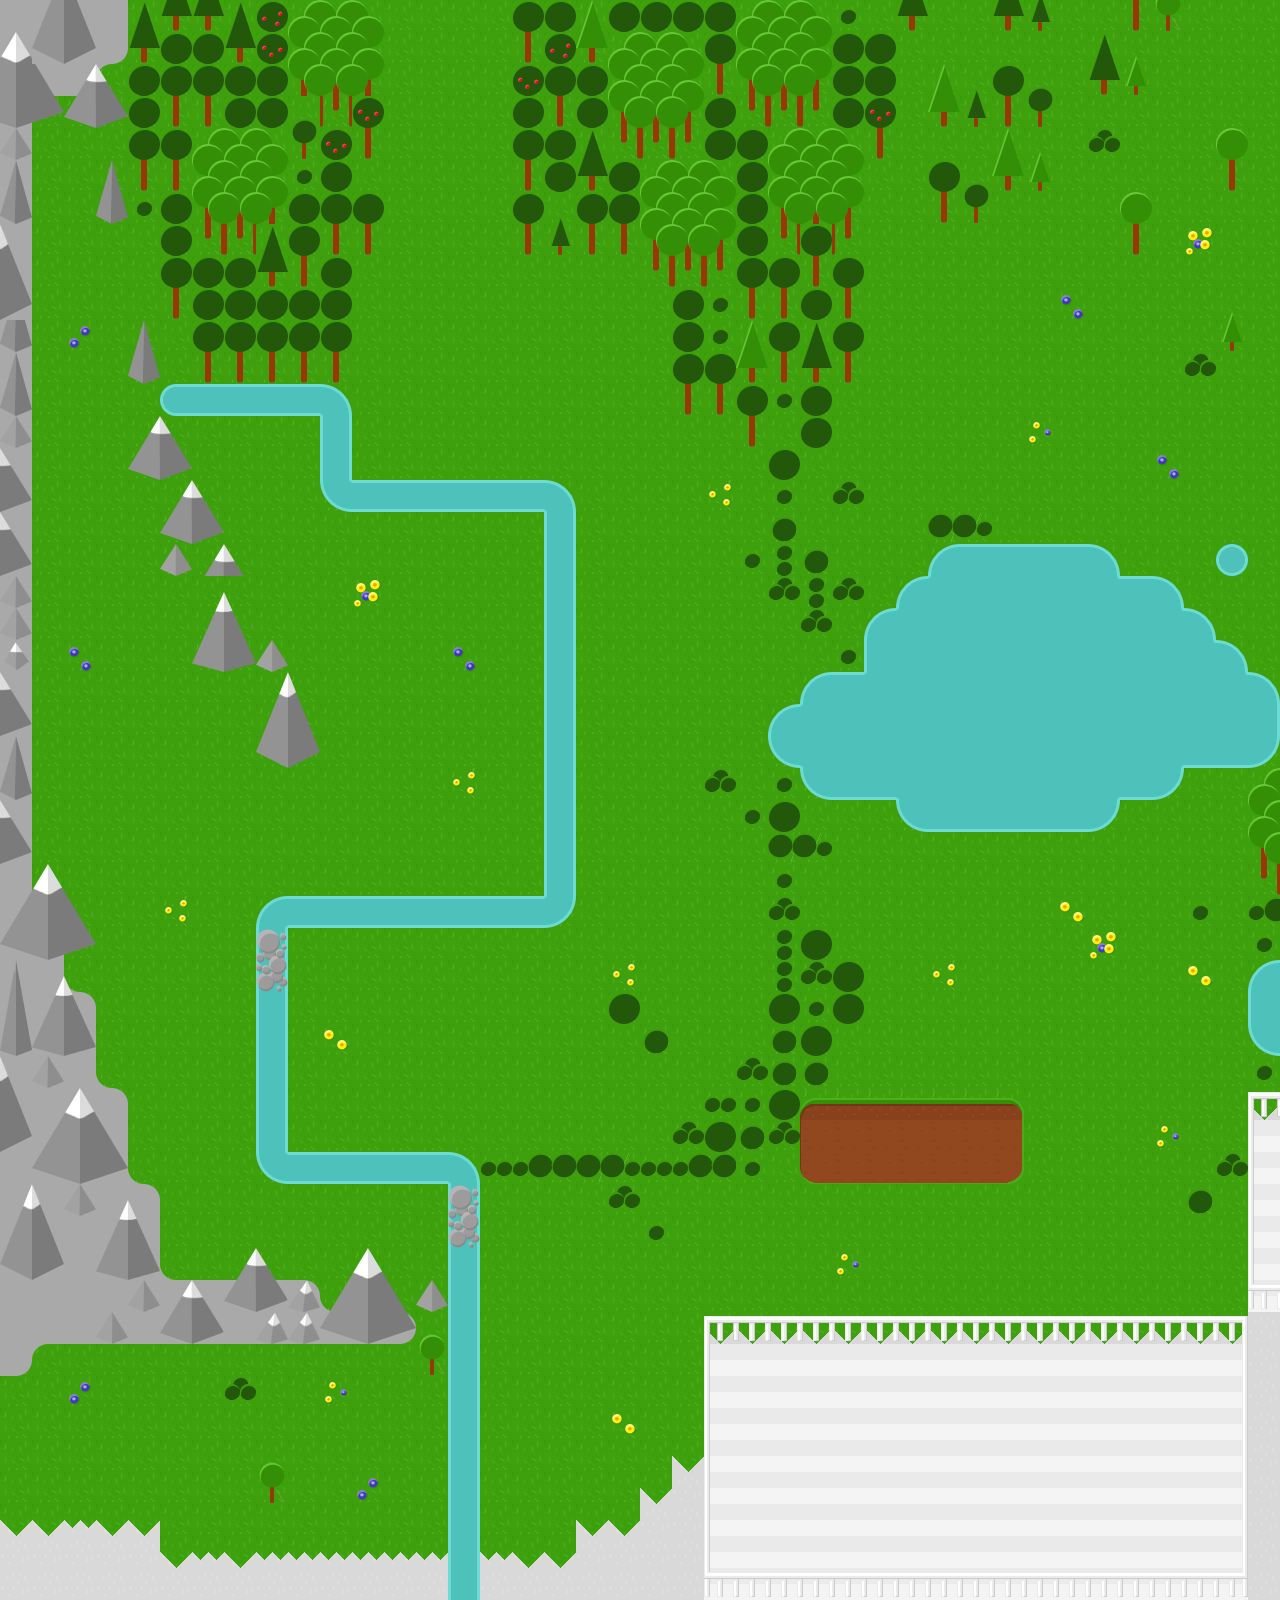

The image is a tile-based game level rendered from a .tmx file. Its description and source (layers, tilesets, objects; grid data summarised) follow:
An orthogonal 40x50 tile map with 32x32 px tiles, 3 tile layers (ground1, ground2, foreground).

<map version="1.0" orientation="orthogonal" width="40" height="50" tilewidth="32" tileheight="32">
 <tileset firstgid="1" source="tileset_grassland.tsx" />
 <layer name="ground1" width="40" height="50">
  <data>[2000 cells, 2000 non-empty, 22 distinct tile ids]</data>
 </layer>
 <layer name="ground2" width="40" height="50">
  <data>[2000 cells, 1784 non-empty, 108 distinct tile ids]</data>
 </layer>
 <layer name="foreground" width="40" height="50">
  <data>[2000 cells, 7 non-empty, 2 distinct tile ids]</data>
 </layer>
</map>
